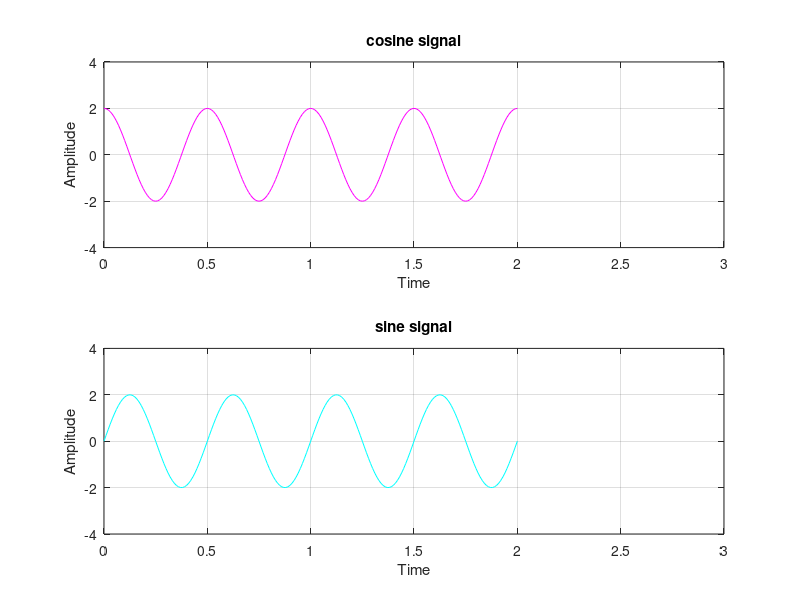

The MATLAB script that drew this image:
% refresh all first
clc;
clear all;
close all;

%cosine signal genration 
A = 2; %amplitude
f = 2; %frequency
t = 0: 0.01:2; %time
phase = 0; %initial phase
y = A* cos((2*pi*f*t) + phase);
%plotting part
subplot(2,1,1); % to show multiple graphs in one window, different grids.
plot(t, y,'m'); grid on; %hold on; %use hold on to add both together
xlabel('Time');
ylabel('Amplitude');
title('cosine signal');
axis([0 3 -4 4]); %to extend the view of axis

%sine signal generation
y = A* sin((2*pi*f*t) + phase);
%plotting part
subplot(2, 1, 2);
plot(t, y,'c'); grid on;
xlabel('Time');
ylabel('Amplitude');
title('sine signal');
axis([0 3 -4 4]); %to extend the view of axis
